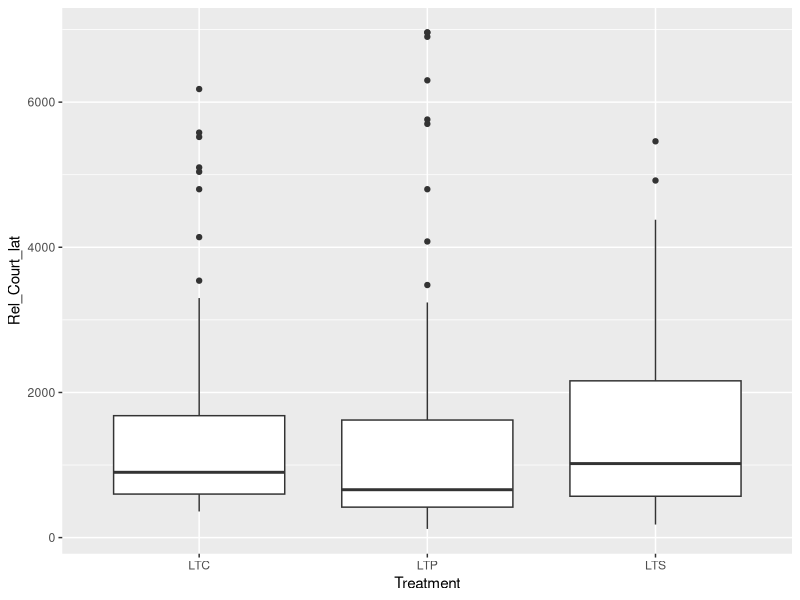
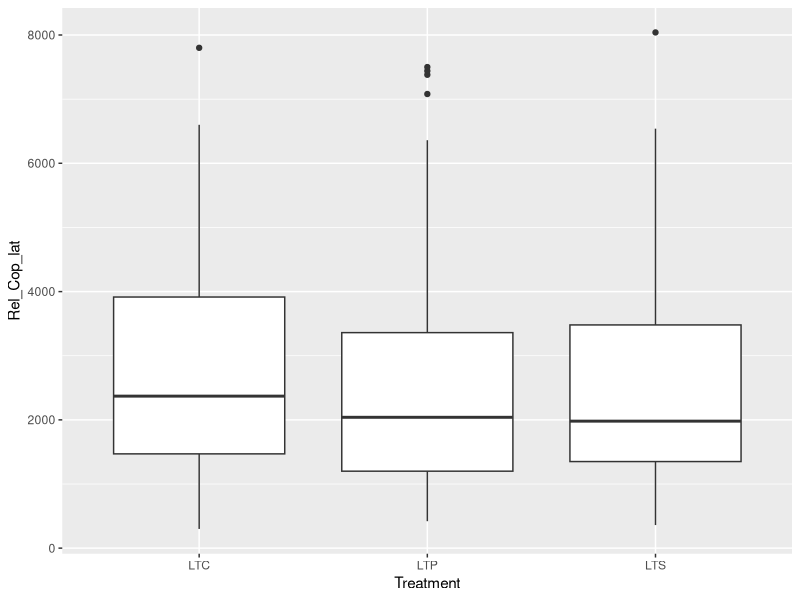
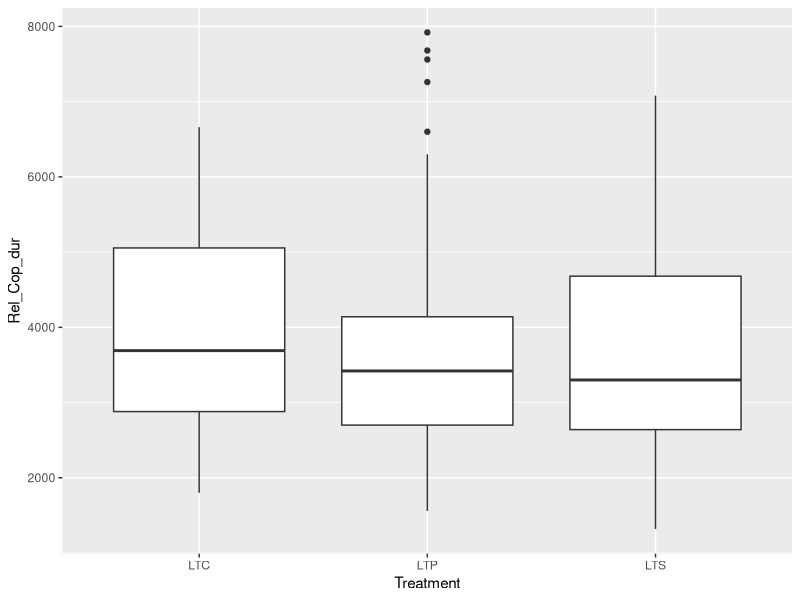
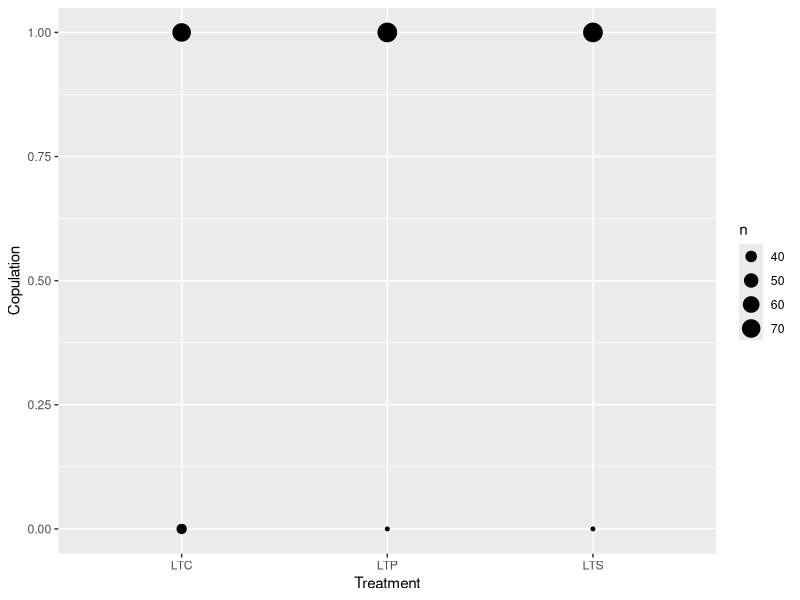
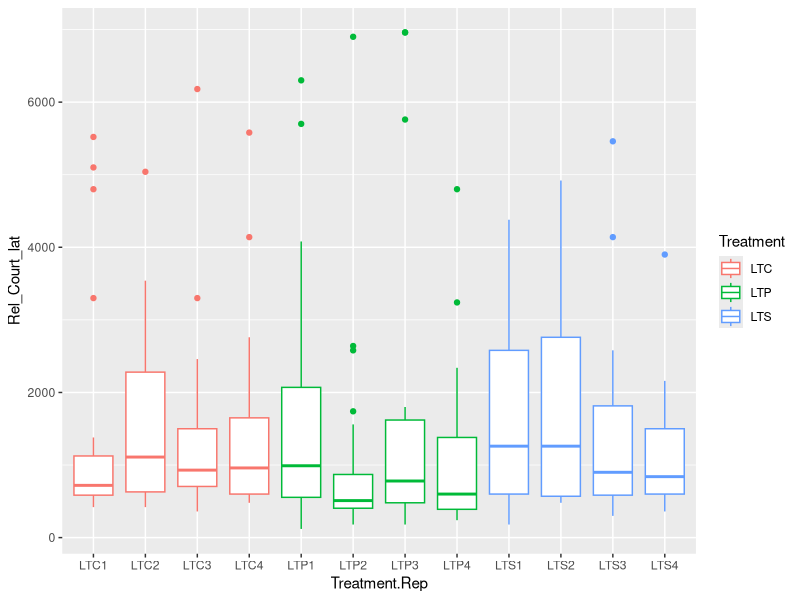
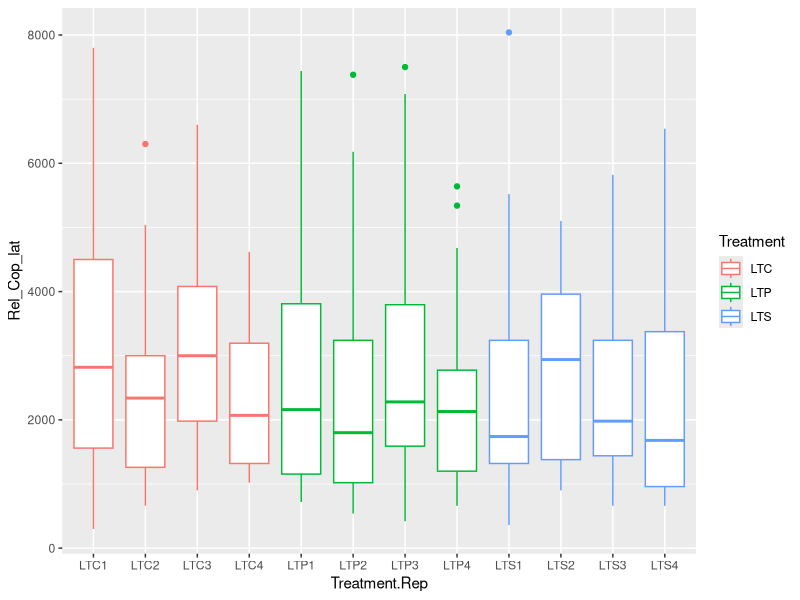
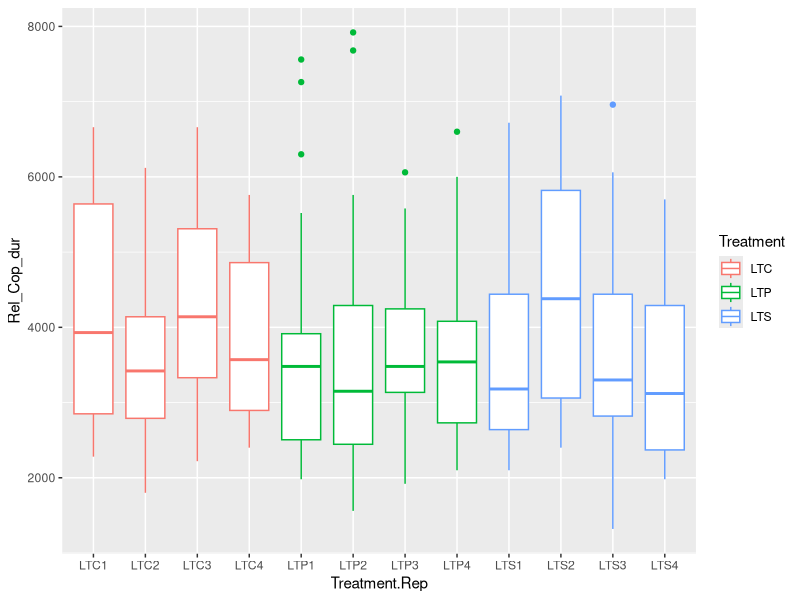

Here is the R script that generated these plots, in order: (Note: this script raises an error after producing the figures.)
# Data from Abhijna of the long term populations and their courtship and copulation data

library(ggplot2)
library(dplyr)
library(tidyr)
library(lme4)
library(effects)
#library(lme4)
#library(car)

#Change working directory to the Data folder (if from script folder to start)!
setwd("~/Bioinformatics/Long_Term_Data/Data_LongTermPopulationExperiments_Git/PredationCourtship/data")
AP_evolved_data <- read.csv("AP_EvolvedPopCourtshipCopulation_2014.csv", h=T)

#Start time of agebin 4 not recorded: so removed
AP_evolved_data <- AP_evolved_data[-which(AP_evolved_data$Bin4 == "" & AP_evolved_data$AgeBin =="4"),]
#Make relative start times:
AP_evolved_data$StartTime <- as.difftime(as.character(AP_evolved_data$StartTime), format = "%H:%M", units = "secs")
AP_evolved_data$CourtshipLatency <- as.difftime(as.character(AP_evolved_data$CourtshipLatency), format = "%H:%M", units = "secs")
AP_evolved_data$Bin2 <- as.difftime(as.character(AP_evolved_data$Bin2), format = "%H:%M", units = "secs")
AP_evolved_data$Bin3 <- as.difftime(as.character(AP_evolved_data$Bin3), format = "%H:%M", units = "secs")
AP_evolved_data$Bin4 <- as.difftime(as.character(AP_evolved_data$Bin4), format = "%H:%M", units = "secs")
AP_evolved_data$CopulationLatency <- as.difftime(as.character(AP_evolved_data$CopulationLatency), format = "%H:%M", units = "secs")
AP_evolved_data$CopulationDuration <- as.difftime(as.character(AP_evolved_data$CopulationDuration), format = "%H:%M", units = "secs")

AP_evolved_data$CourtshipLatency <- with(AP_evolved_data, CourtshipLatency - StartTime)
AP_evolved_data$CopulationLatency <- with(AP_evolved_data, CopulationLatency - StartTime)
AP_evolved_data$CopulationDuration <- with(AP_evolved_data, CopulationDuration - StartTime)
AP_evolved_data$Bin2 <- with(AP_evolved_data, Bin2 - StartTime)
AP_evolved_data$Bin3 <- with(AP_evolved_data, Bin3 - StartTime)
AP_evolved_data$Bin4 <- with(AP_evolved_data, Bin4 - StartTime)
AP_evolved_data$Bin1 <- with(AP_evolved_data, StartTime - StartTime)


#Relative start times for each thing

AP_evolved_data <- within(AP_evolved_data, { 
  Rel_Court_lat = ifelse (AgeBin == 1, CourtshipLatency-Bin1, ifelse(AgeBin == 2, CourtshipLatency-Bin2, ifelse(AgeBin == 3, CourtshipLatency-Bin3, ifelse(AgeBin == 4, CourtshipLatency-Bin4, 0))))})


AP_evolved_data <- within(AP_evolved_data, { 
  Rel_Cop_lat = ifelse (AgeBin == 1, CopulationLatency-Bin1, ifelse(AgeBin == 2, CopulationLatency-Bin2, ifelse(AgeBin == 3, CopulationLatency-Bin3, ifelse(AgeBin == 4, CopulationLatency-Bin4, 0))))})

AP_evolved_data <- within(AP_evolved_data, { 
  Rel_Cop_dur = ifelse (AgeBin == 1, CopulationDuration-Bin1, ifelse(AgeBin == 2, CopulationDuration-Bin2, ifelse(AgeBin == 3, CopulationDuration-Bin3, ifelse(AgeBin == 4, CopulationDuration-Bin4, 0))))})

head(AP_evolved_data)
#New Data frame with only important data:
AP_Data <- subset(AP_evolved_data, select = c(Treatment, Rep, Rel_Court_lat, Rel_Cop_lat, Rel_Cop_dur, Copulation, Temperature, Humidity, Date, AgeBin))

#AP_court_lat <- subset(AP_Data, select = c(Treatment, Rep, Rel_Court_lat))
#AP_cop_dur <- subset(AP_Data, select = c(Treatment, Rep, Rel_Cop_dur))
#AP_cop_lat <- subset(AP_Data, select = c(Treatment, Rep, Rel_Cop_lat))


#AP_evolved_data <- AP_evolved_data[-which(AP_evolved_data$Bin4 == "" & AP_evolved_data$AgeBin =="4"),]

#AP_court_lat <- AP_court_lat[-which(AP_court_lat$Rel_Court_lat == ""),]
#AP_cop_lat <- AP_cop_lat[-which(AP_cop_lat$Rel_Cop_lat ==""),]
#AP_cop_dur <- AP_cop_dur[-which(AP_cop_dur$Rel_Cop_dur ==""),]

AP_groups <-AP_Data %>%
  group_by(Treatment, Rep) %>%
  summarise(copulation_prop=sum(Copulation/(n())), mean_court_lat= mean(Rel_Court_lat, na.rm = TRUE), mean_cop_lat = mean(Rel_Cop_lat, na.rm=TRUE), mean_cop_dur = mean(Rel_Cop_dur, na.rm=TRUE), cop_sum=sum(Copulation))

p1 <- ggplot(AP_groups, aes(x = Treatment, y = copulation_prop))
p2 <- ggplot(AP_groups, aes(x=Treatment, y = mean_court_lat))
p3 <- ggplot(AP_groups, aes(x=Treatment, y = mean_cop_lat))
p4 <- ggplot(AP_groups, aes(x=Treatment, y = mean_cop_dur))
p5 <- ggplot(AP_groups, aes(x=Rep, y=cop_sum, colour=Treatment))

#p1+geom_point()
#p1+geom_boxplot()

#p2+geom_point()
#p2+geom_boxplot()

#p3+geom_point()
#p3+geom_boxplot()

#p4+geom_point()
#p4+geom_boxplot()

#p5+geom_point()
#p5+geom_boxplot()


#head(AP_Data)

AP_Data$Rep <- as.factor(AP_Data$Rep)

p6 <- ggplot(AP_Data, aes(x = Treatment, y = Rel_Court_lat))
p7 <- ggplot(AP_Data, aes(x=Treatment, y = Rel_Cop_lat))
p8 <- ggplot(AP_Data, aes(x=Treatment, y = Rel_Cop_dur))
p9 <- ggplot(AP_Data, aes(x=Treatment, y = Copulation))

p6+geom_boxplot()
p7+geom_boxplot()
p8+geom_boxplot()
p9+geom_count()

AP_Data$Treatment.Rep <- with(AP_Data, paste0(Treatment, Rep))
AP_groups$Treatment.Rep <- with(AP_groups, paste0(Treatment, Rep))
p10 <- ggplot(AP_Data, aes(x = Treatment.Rep, y = Rel_Court_lat, colour = Treatment))
p11 <- ggplot(AP_Data, aes(x=Treatment.Rep, y = Rel_Cop_lat, colour=Treatment))
p12<- ggplot(AP_Data, aes(x=Treatment.Rep, y = Rel_Cop_dur, colour = Treatment))

p10+geom_boxplot()
p11+geom_boxplot()
p12+geom_boxplot()

head(AP_Data)
mod_court <- lmer(Rel_Court_lat ~ 1 + Treatment + Temperature + Humidity + (1|Date), data = AP_Data)
summary(mod_court)
car::Anova(mod_court)
plot(allEffects(mod_court))
